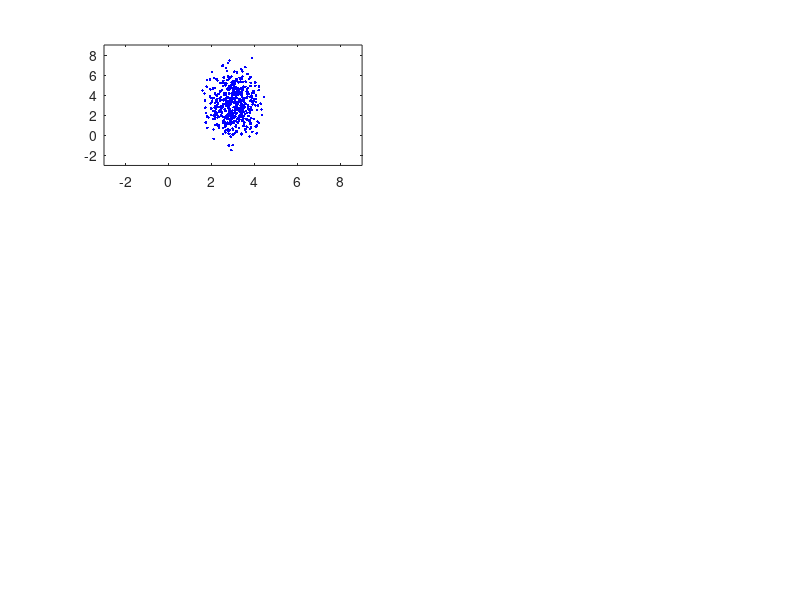

MATLAB code for this plot: (Note: this script raises an error after producing the figure.)
%% Load Data
load gaussianDemoData.mat

% Setup the axis and points at which we will evaluate the contour
axisLimits = [-3 9];
[xPos,yPos] = meshgrid([-3:.25:9]);
close all

%% First row (fit identity matrix times scalar covariance)

% Fit X1
[n,d] = size(X1);
mu = sum(X1)/n;
sigma = sum(sum((X1-repmat(mu,[n 1])).^2))/(n*d);
Sigma = sigma*eye(2);
% Plot Data
subplot(3,2,1);
plot(X1(:,1),X1(:,2),'b.');
xlim(axisLimits);
ylim(axisLimits);
% Draw Contour
hold on
pdfVals = gaussianPDF([xPos(:) yPos(:)],mu,Sigma);
contour(xPos,yPos,reshape(pdfVals,size(xPos)));

% Fit X2
[n,d] = size(X2);
mu = sum(X2)/n;
sigma = sum(sum((X2-repmat(mu,[n 1])).^2))/(n*d);
Sigma = sigma*eye(2);
% Plot Data
subplot(3,2,2);
plot(X2(:,1),X2(:,2),'b.');
xlim(axisLimits);
ylim(axisLimits);
% Draw Contour
hold on
pdfVals = gaussianPDF([xPos(:) yPos(:)],mu,Sigma);
contour(xPos,yPos,reshape(pdfVals,size(xPos)));


%% Second row (fit diagonal covariance)

% Fit X1
sigma = var(X1,0,1);
Sigma = diag(sigma);

% Plot Data
subplot(3,2,3);
plot(X1(:,1),X1(:,2),'b.');
xlim(axisLimits);
ylim(axisLimits);


% Draw Contour
hold on
pdfVals = gaussianPDF([xPos(:) yPos(:)],mu,Sigma);
contour(xPos,yPos,reshape(pdfVals,size(xPos)));

% Fit X2
sigma = var(X2,0,1);
Sigma = diag(sigma);

% Plot Data
subplot(3,2,4);
plot(X2(:,1),X2(:,2),'b.');
xlim(axisLimits);
ylim(axisLimits);
% Draw Contour
hold on
pdfVals = gaussianPDF([xPos(:) yPos(:)],mu,Sigma);
contour(xPos,yPos,reshape(pdfVals,size(xPos)));

%% Third row (fit full covariance)

% Fit X1
Sigma = cov(X1);


% Plot Data
subplot(3,2,5);
plot(X1(:,1),X1(:,2),'b.');
xlim(axisLimits);
ylim(axisLimits);
% Draw Contour
hold on
pdfVals = gaussianPDF([xPos(:) yPos(:)],mu,Sigma);
contour(xPos,yPos,reshape(pdfVals,size(xPos)));

% Fit X2
Sigma = cov(X2);

% Plot Data
subplot(3,2,6);
plot(X2(:,1),X2(:,2),'b.');
xlim(axisLimits);
ylim(axisLimits);
% Draw Contour
hold on
pdfVals = gaussianPDF([xPos(:) yPos(:)],mu,Sigma);
contour(xPos,yPos,reshape(pdfVals,size(xPos)));
